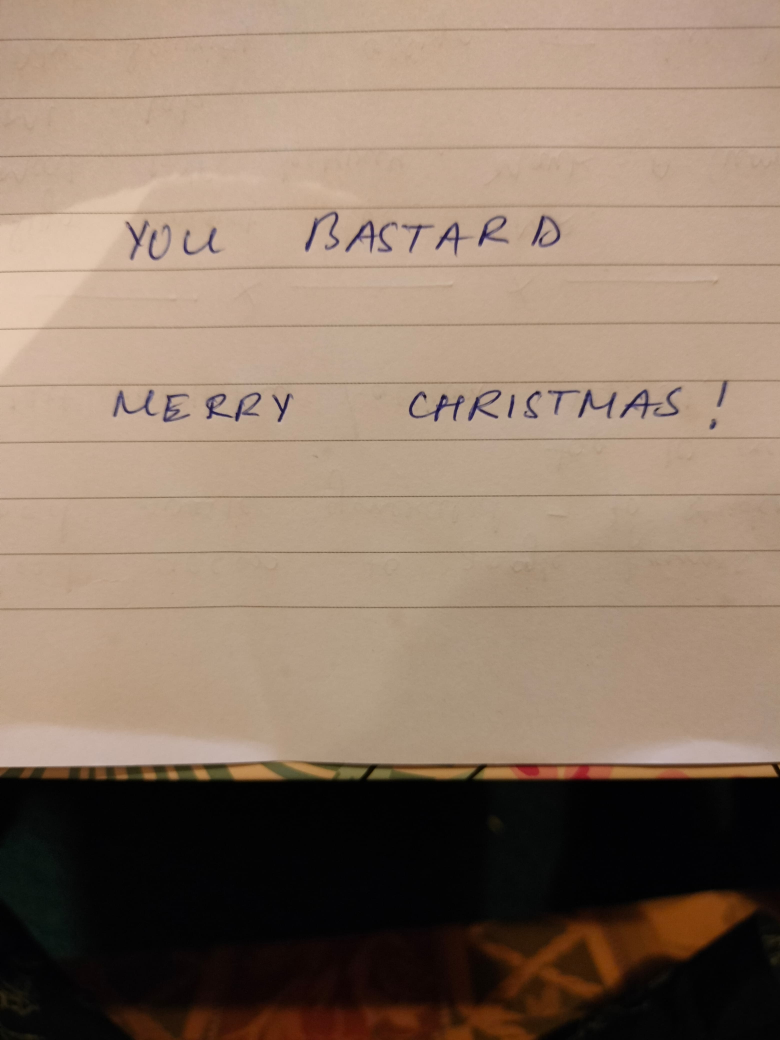
#> input picture Bastard.jpeg, 3120 x 4160 px (shown at 1/4 size); its folder holds only this picture in this run
$ jupyter execute --allow-errors 'Trial 1.ipynb'   (shell and % lines are left out)
#> lines starting #> are read from the running program, lines starting #| are printed output that depends on the picture; after the words box and inside, x2 and y2 are one past the last pixel; in counts of white or black regions, pixels touching at a corner belong together
[cell 1]
import cv2
import pytesseract

pytesseract.pytesseract.tesseract_cmd = r'C:\Program Files\Tesseract-OCR\tesseract.exe'  # Update with your Tesseract path

import numpy as np # Helpful when working with arrays; install using `pip install numpy`
from matplotlib import pyplot as plt # Good for graphing; install using `pip install matplotlib`
from matplotlib import image as image
import easygui

[cell 2]
f = easygui.fileopenbox(filetypes=["*.jpg","*.jpeg","*.png"])
#> the answer given: Bastard.jpeg
I = cv2.imread(f)
#> I is the input picture: shape (4160, 3120, 3); mean B, G, R 105.2, 122.5, 143.6

[cell 3]
V = cv2.imshow("Thoughts", I)
cv2.waitKey(0)
cv2.destroyAllWindows()

cv2.waitKey(1)

[cell 4]
gray = cv2.cvtColor(I, cv2.COLOR_BGR2GRAY)
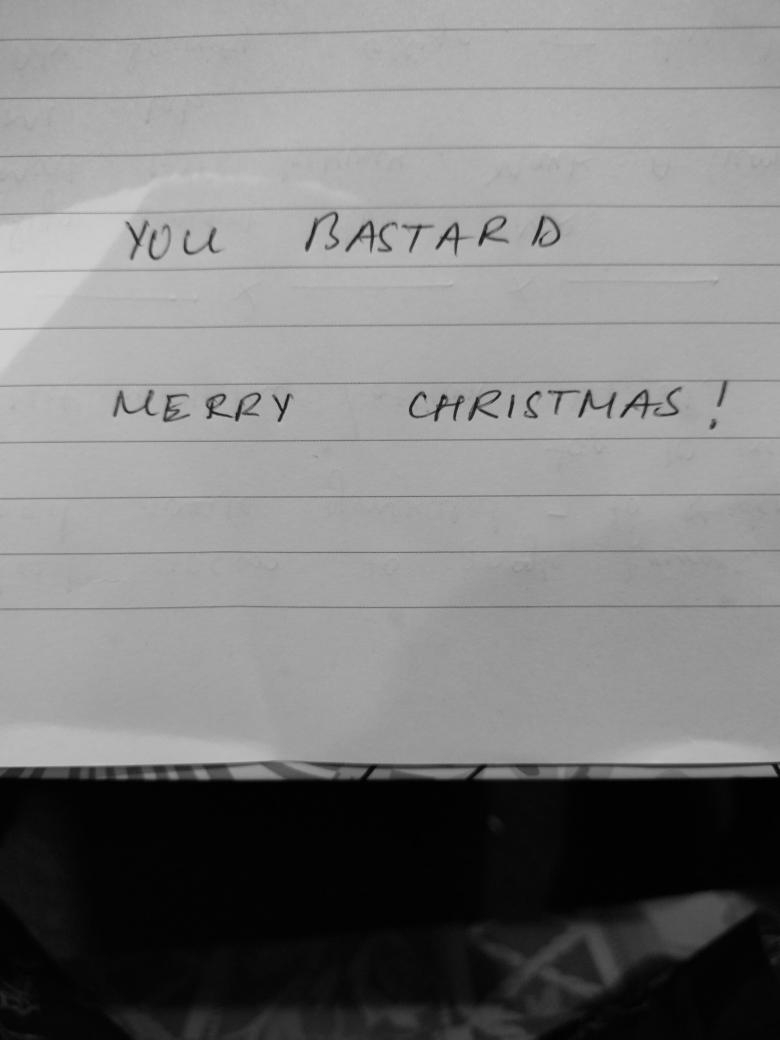
#> gray: shape (4160, 3120) (shown at 1/4 size); min 0, max 212, mean 126.9
gray = cv2.GaussianBlur(gray, (5, 5), 0)
gray = cv2.threshold(gray, 0, 255, cv2.THRESH_BINARY + cv2.THRESH_OTSU)[1]
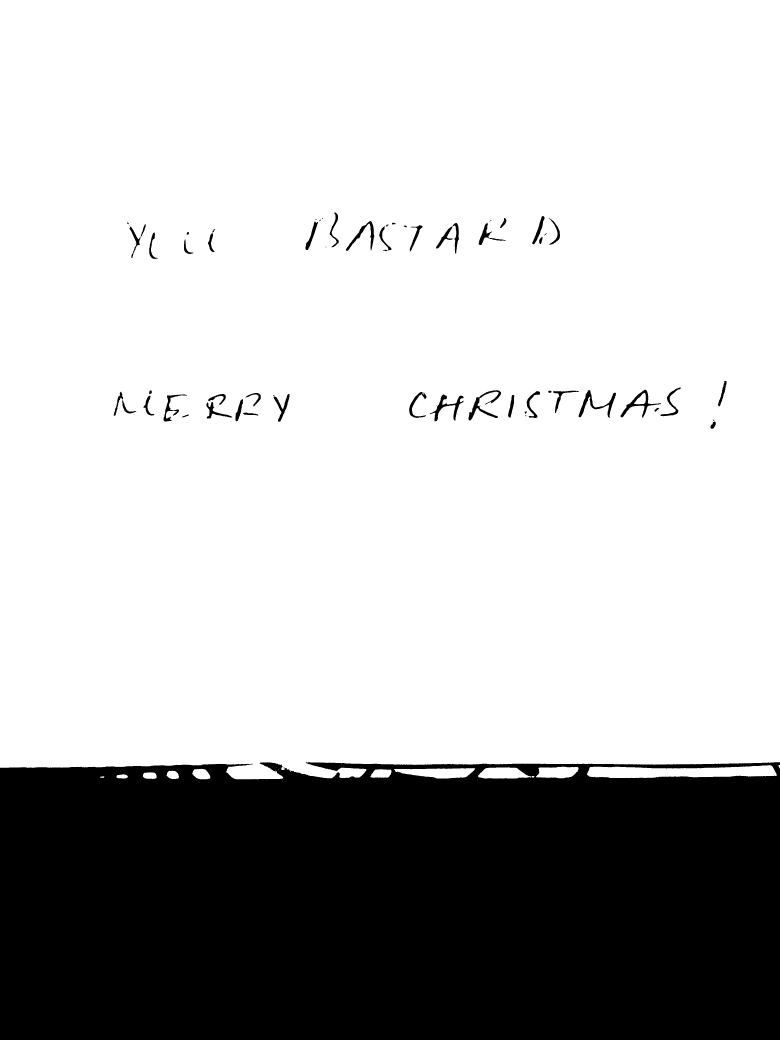
#> gray: shape (4160, 3120) (shown at 1/4 size); 73.7% white; 68 black regions (17 under 20 px), largest, box (x1, y1, x2, y2) and area: (0, 3049, 3120, 4160) 3355820, (2314, 1560, 2464, 1671) 3481, (1874, 1561, 2004, 1682) 3422

cv2.imshow("Thoughts updates", gray)
cv2.waitKey(0)
cv2.destroyAllWindows()

cv2.waitKey(1)

$ run again, on Boss.jpeg
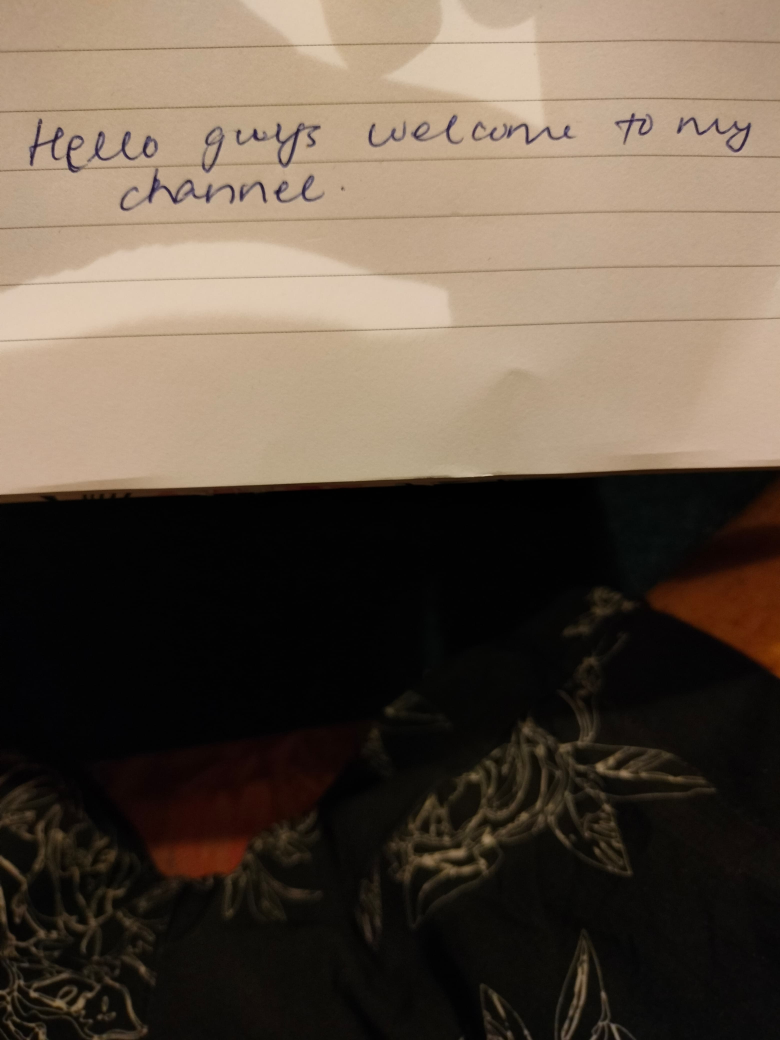
#> input picture Boss.jpeg, 3120 x 4160 px (shown at 1/4 size)
#> I is the input picture: shape (4160, 3120, 3); mean B, G, R 70.3, 83.8, 97.3
#> `gray = cv2.cvtColor(I, cv2.COLOR_BGR2GRAY)`:
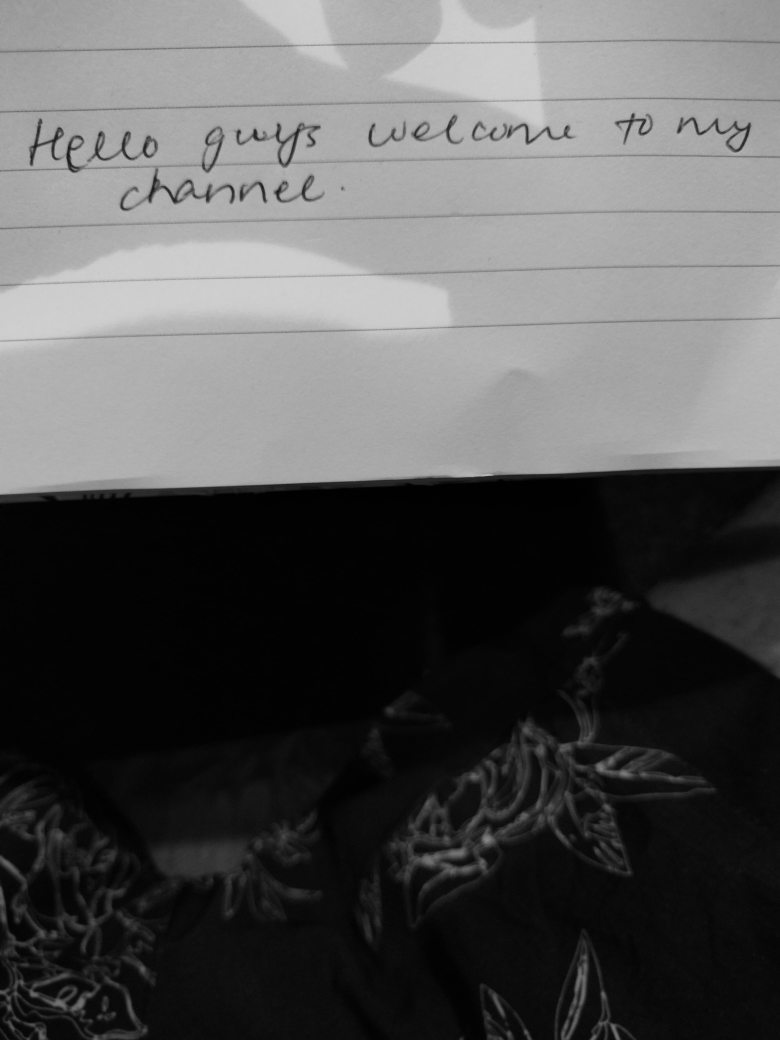
#> gray: shape (4160, 3120) (shown at 1/4 size); min 0, max 211, mean 86.3
#> `gray = cv2.threshold(gray, 0, 255, cv2.THRESH_BINARY + cv2.THRESH_OTSU..`:
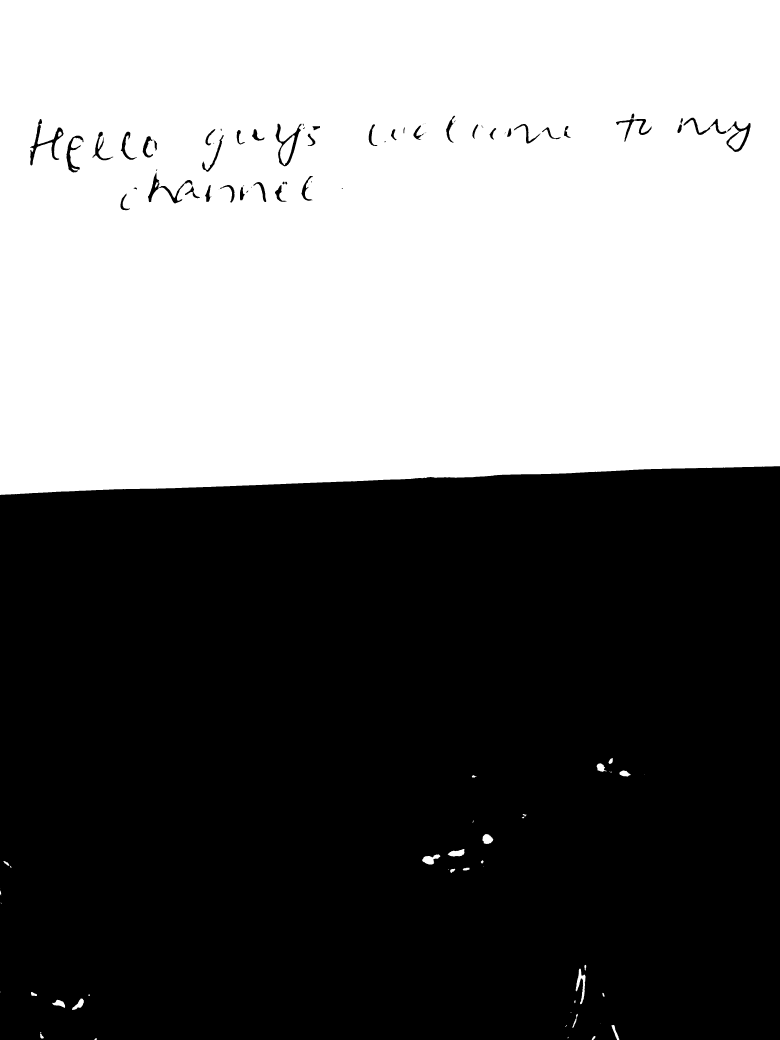
#> gray: shape (4160, 3120) (shown at 1/4 size); 45.9% white; 48 white regions (13 under 20 px), largest, box (x1, y1, x2, y2) and area: (0, 0, 3120, 1980) 5932973, (1120, 541, 1179, 660) 3538, (2913, 517, 2987, 599) 3056

$ run again, on Everyone.jpeg
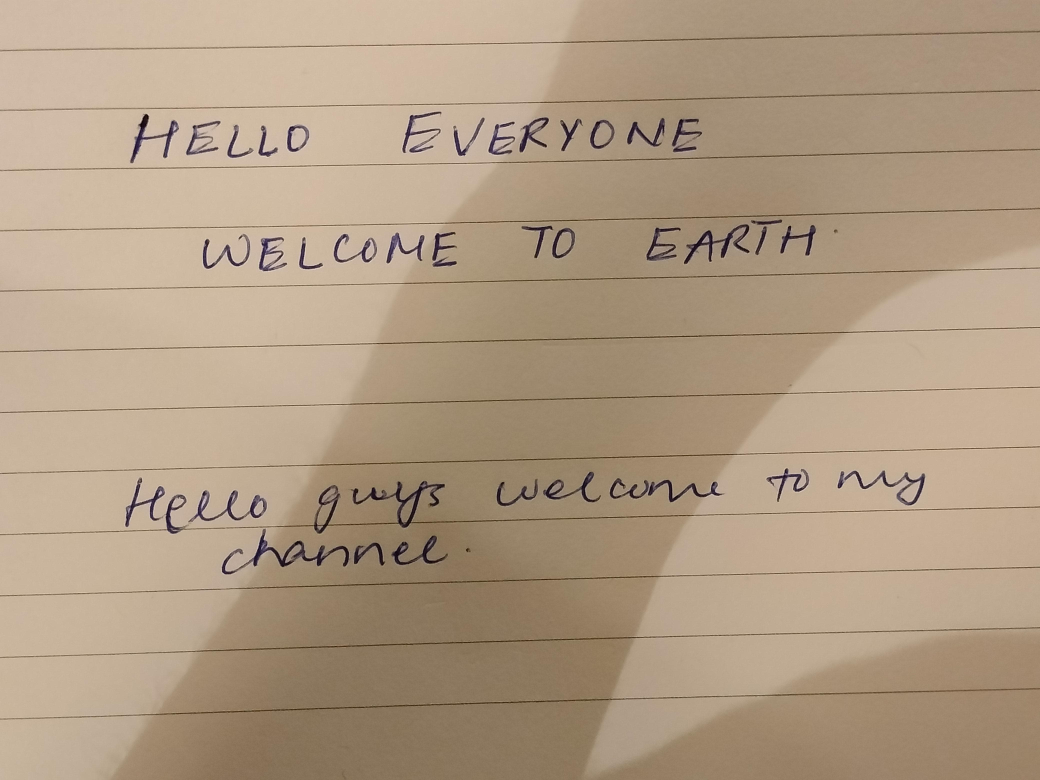
#> input picture Everyone.jpeg, 4160 x 3120 px (shown at 1/4 size)
#> I is the input picture: shape (3120, 4160, 3); mean B, G, R 131.3, 155.2, 176.2
#> `gray = cv2.cvtColor(I, cv2.COLOR_BGR2GRAY)`:
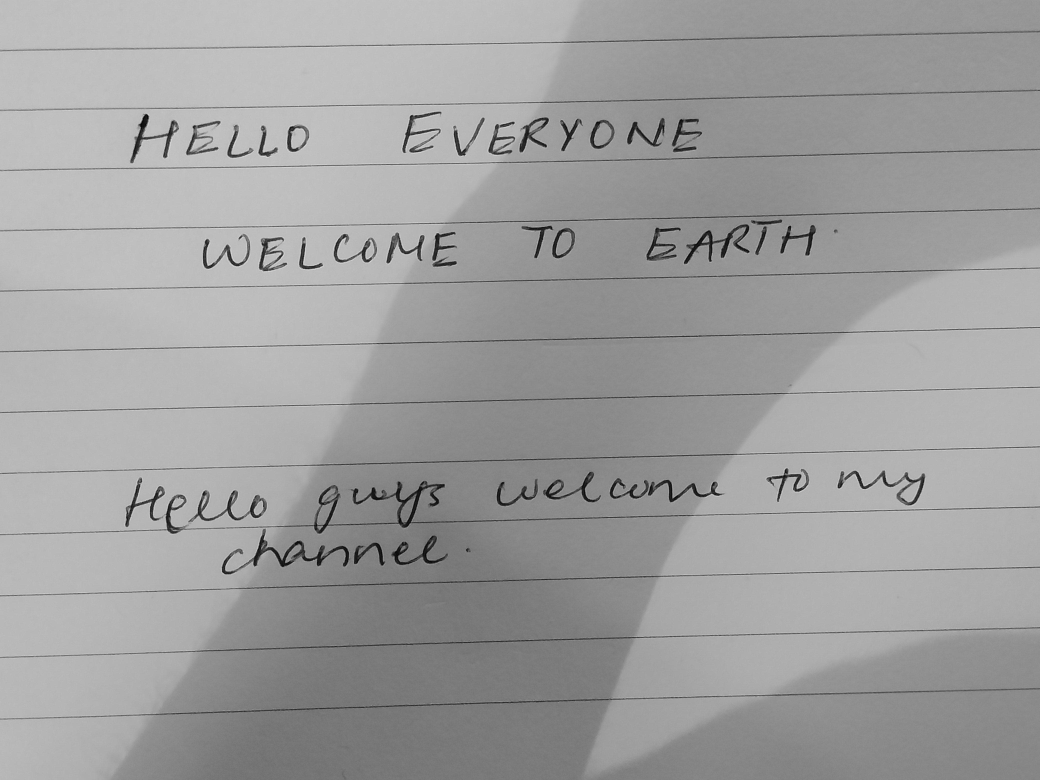
#> gray: shape (3120, 4160) (shown at 1/4 size); min 2, max 235, mean 158.6
#> `gray = cv2.threshold(gray, 0, 255, cv2.THRESH_BINARY + cv2.THRESH_OTSU..`:
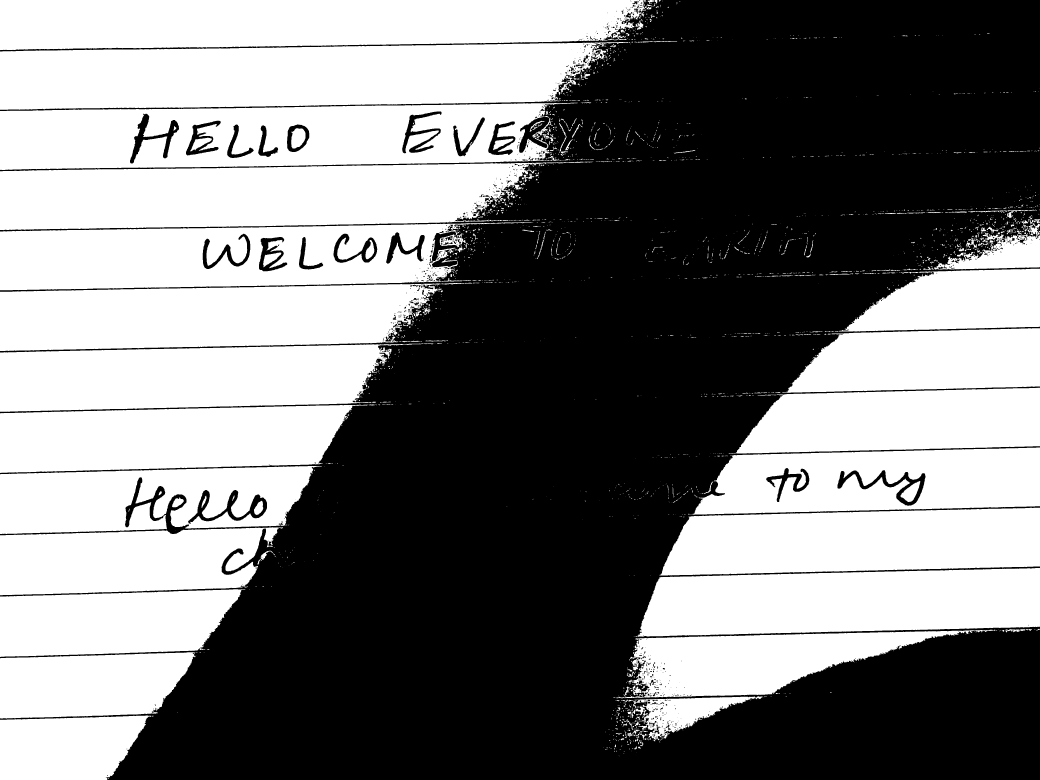
#> gray: shape (3120, 4160) (shown at 1/4 size); 48.8% white; 2216 white regions (1660 under 20 px), largest, box (x1, y1, x2, y2) and area: (0, 168, 2514, 439) 541129, (0, 647, 2373, 921) 470627, (0, 0, 2588, 201) 457127
